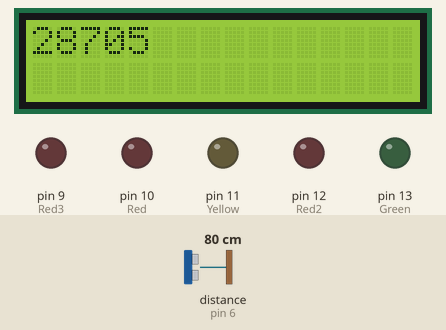
The sketch below on a simulated Arduino Uno, built with avr-gcc and run on an emulated ATmega328P. Shown: 16×2 character LCD, output pins drawn as LEDs (lit = HIGH). Wiring (inferred from the names in the program): ultrasonic range finder: trigger pin 7; echo pin 6. Inputs (shaded band) come from the test bench; at power-on: distance to the obstacle (sensor on pin 6) 80 cm. The echo pulse lasts 58.3 µs per cm; pins used as bus, display or sensor lines are not drawn.

Above: at 0.1 s.
At 20.4 s:
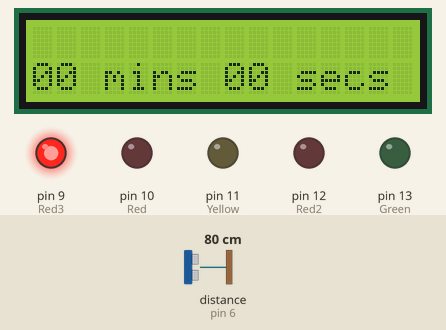
At 21.4 s:
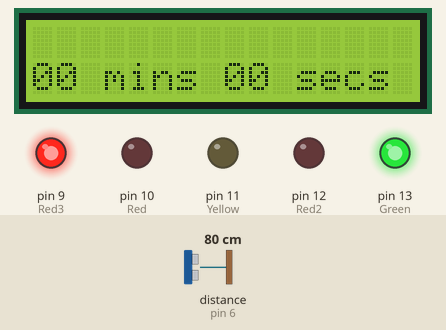
At 38.4 s:
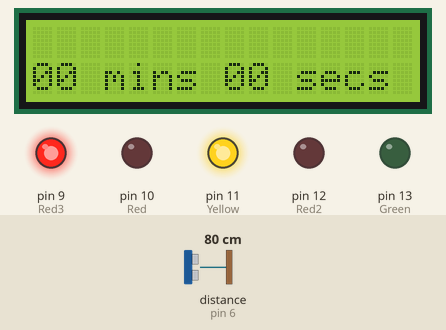
Timing chart, 0 to 39.9 s (numbered marks = the images above):
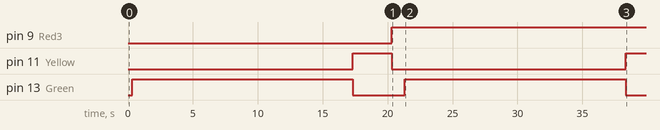

Measured:
- by itself, pin 9 (Red3): LOW → HIGH at 20.3 s
- by itself, pin 11 (Yellow): LOW → HIGH at 17.3 s, → LOW 3.0 s later, → HIGH 18.0 s later
- by itself, pin 13 (Green): alternates HIGH for 17.0 s and LOW for 4.0 s

The sketch:

COVID-timer.ino
```cpp
#include <TimerOne.h>
#include <LiquidCrystal.h>
#define trigger 7
#define echo 6

float duration=0, distance=0;

LiquidCrystal lcd (0,1,2,3,4,5);
signed short minutes, seconds;
char timeline[16];
int tim = 250;

volatile int minutesTens= 0;
volatile int minutesOnes = 0;
volatile int secondsTens =  0;
volatile int secondsOnes = 0;


const int Red = 10;
const int Red2 = 12;
const int Red3 = 9; //lone red LED
const int Green = 13;
const int Yellow = 11;

const int trigPin = 6;
const int echoPin = 7;


void setup() {
  pinMode (Red, OUTPUT);
  pinMode (Red2, OUTPUT);
  pinMode (Red3,OUTPUT);
  pinMode (Green,OUTPUT);
  pinMode (Yellow,OUTPUT);
  pinMode (trigger, OUTPUT);
  pinMode (echoPin, OUTPUT);

  lcd.begin(16,2);

  lcd.print('use soap!');
  delay(tim);
  lcd.clear();

  Serial.begin(115200);

   pinMode(trigger,OUTPUT);
   pinMode(echo,INPUT);

  // put your setup code here, to run once:
}

void loop() {
  digitalWrite(trigger,LOW);
  delayMicroseconds(2);
  digitalWrite(trigger,HIGH);
  delayMicroseconds(10);
  digitalWrite(trigger,LOW);
  delayMicroseconds(2);
  duration=pulseIn(echo,HIGH);
  distance=(duration/2)*0.0343;

  if (distance<20){
    digitalWrite(Red2,HIGH);
    digitalWrite(Red,HIGH);
  }
  else{
    digitalWrite(Red2,LOW);
    digitalWrite(Red,LOW);
  }

  digitalWrite(Green,HIGH);
  delay(17000);
  digitalWrite(Yellow,HIGH);
  digitalWrite(Green,LOW);
  delay(3000);
  digitalWrite(Red3,HIGH);
  digitalWrite(Yellow,LOW);


  lcd.setCursor(0,1);
  sprintf(timeline,"%0.2d mins %0.2d secs", minutes, seconds);
  lcd.print(timeline);

   delay(1000);
   seconds++;

    if (seconds==60)
    {
      seconds=0;
      minutes++;
    }


}
```
